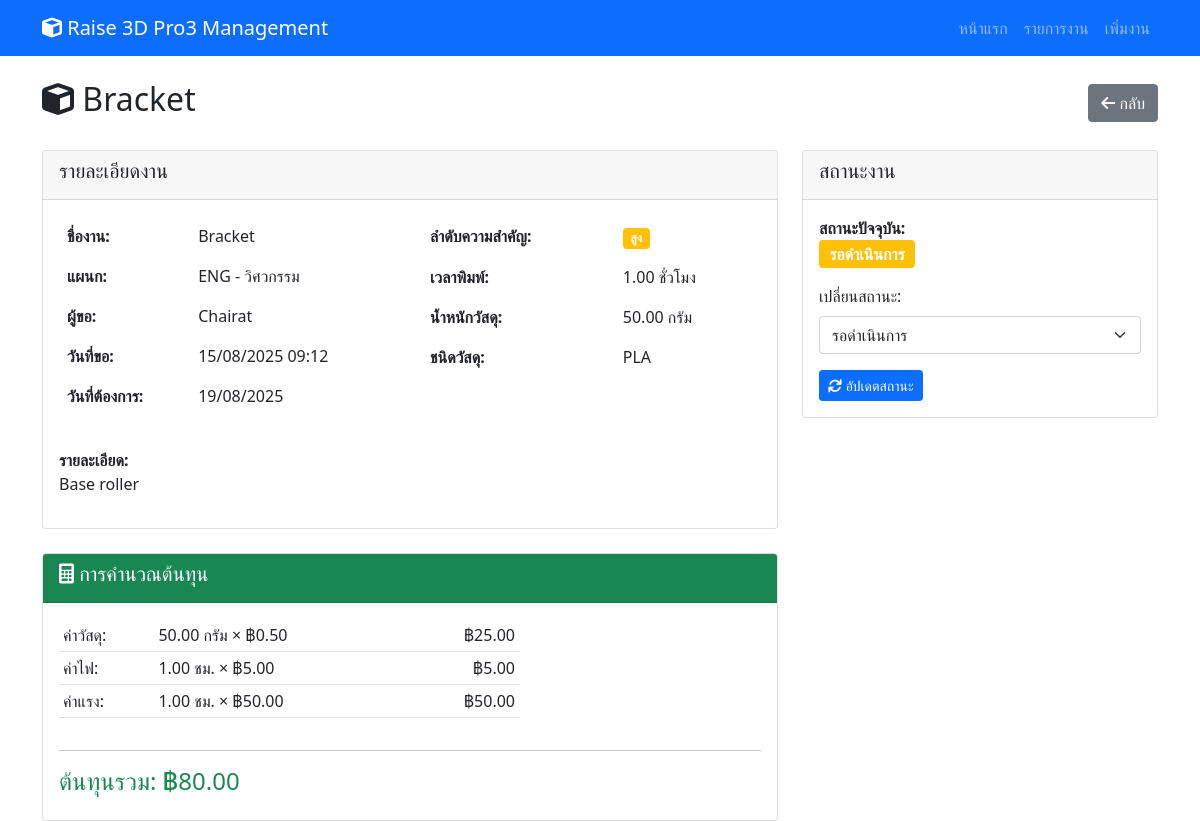
Page /jobs/1/ on the committed database.
### webapp/models.py (models this page shows, shortened)
class PrintJob(models.Model):
    STATUS_CHOICES = [
        ('pending', 'รอดำเนินการ'),
        ('printing', 'กำลังพิมพ์'),
        ('completed', 'เสร็จสิ้น'),
        ('cancelled', 'ยกเลิก'),
    ]
    PRIORITY_CHOICES = [
        ('low', 'ต่ำ'),
        ('normal', 'ปกติ'),
        ('high', 'สูง'),
        ('urgent', 'เร่งด่วน'),
    ]
    job_name = models.CharField(max_length=200, verbose_name="ชื่องาน")
    description = models.TextField(blank=True, verbose_name="รายละเอียด")
    department = models.ForeignKey(Department, on_delete=models.CASCADE, verbose_name="แผนก")
    requestor = models.CharField(max_length=100, verbose_name="ผู้ขอ")
    date_requested = models.DateTimeField(default=timezone.now, verbose_name="วันที่ขอ")
    date_needed = models.DateField(verbose_name="วันที่ต้องการ")
    date_started = models.DateTimeField(null=True, blank=True, verbose_name="วันที่เริ่มพิมพ์")
    date_completed = models.DateTimeField(null=True, blank=True, verbose_name="วันที่เสร็จสิ้น")
    status = models.CharField(max_length=20, choices=STATUS_CHOICES, default='pending', verbose_name="สถานะ")
    priority = models.CharField(max_length=10, choices=PRIORITY_CHOICES, default='normal', verbose_name="ลำดับความสำคัญ")
    print_time_hours = models.DecimalField(max_digits=6, decimal_places=2, verbose_name="เวลาพิมพ์ (ชั่วโมง)")
    material_weight_grams = models.DecimalField(max_digits=8, decimal_places=2, verbose_name="น้ำหนักวัสดุ (กรัม)")
    material_type = models.CharField(max_length=50, default="PLA", verbose_name="ชนิดวัสดุ")
    material_cost_per_gram = models.DecimalField(max_digits=6, decimal_places=2, default=0.50, verbose_name="ราคาวัสดุต่อกรัม")
    electricity_cost_per_hour = models.DecimalField(max_digits=6, decimal_places=2, default=5.00, verbose_name="ค่าไฟต่อชั่วโมง")
    labor_cost_per_hour = models.DecimalField(max_digits=6, decimal_places=2, default=50.00, verbose_name="ค่าแรงต่อชั่วโมง")
    total_cost = models.DecimalField(max_digits=10, decimal_places=2, null=True, blank=True, verbose_name="ต้นทุนรวม")
    file_upload = models.FileField(upload_to='print_jobs/', null=True, blank=True, verbose_name="ไฟล์ STL/3MF")
    created_at = models.DateTimeField(auto_now_add=True)
    updated_at = models.DateTimeField(auto_now=True)
    @property
    def material_cost(self):
        if self.material_weight_grams and self.material_cost_per_gram:
            return float(self.material_weight_grams) * float(self.material_cost_per_gram)
        return 0
    @property
    def electricity_cost(self):
        if self.print_time_hours and self.electricity_cost_per_hour:
            return float(self.print_time_hours) * float(self.electricity_cost_per_hour)
        return 0
    @property
    def labor_cost(self):
        if self.print_time_hours and self.labor_cost_per_hour:
            return float(self.print_time_hours) * float(self.labor_cost_per_hour)
        return 0
    class Meta:
        verbose_name = "งานพิมพ์ 3D"
        verbose_name_plural = "งานพิมพ์ 3D"
        ordering = ['-priority', 'date_needed', 'date_requested']

class Department(models.Model):
    name = models.CharField(max_length=100, verbose_name="ชื่อแผนก")
    code = models.CharField(max_length=10, unique=True, verbose_name="รหัสแผนก")
    def __str__(self):
        return f"{self.code} - {self.name}"
    class Meta:
        verbose_name = "แผนก"
        verbose_name_plural = "แผนก"

### webapp/views.py (the view)
# urls.py: path('jobs/<int:job_id>/', views.job_detail, name='job_detail'),
def job_detail(request, job_id):
    job = get_object_or_404(PrintJob, id=job_id)
    return render(request, 'webapp/job_detail.html', {'job': job})

### webapp/templates/webapp/job_detail.html (shortened to what this page needs)
{% extends 'webapp/base.html' %}
{% block content %}
<div class="d-flex justify-content-between align-items-center mb-4">
    <h2><i class="fas fa-cube"></i> {{ job.job_name }}</h2>
    <a href="{% url 'job_list' %}" class="btn btn-secondary">
        <i class="fas fa-arrow-left"></i> กลับ
    </a>
</div>
<div class="row">
    <div class="col-md-8">
        <div class="card">
            <div class="card-header">
                <h5>รายละเอียดงาน</h5>
            </div>
            <div class="card-body">
                <div class="row">
                    <div class="col-md-6">
                        <table class="table table-borderless">
                            <tr>
                                <td><strong>ชื่องาน:</strong></td>
                                <td>{{ job.job_name }}</td>
                            </tr>
                            <tr>
                                <td><strong>แผนก:</strong></td>
                                <td>{{ job.department }}</td>
                            </tr>
                            <tr>
                                <td><strong>ผู้ขอ:</strong></td>
                                <td>{{ job.requestor }}</td>
                            </tr>
                            <tr>
                                <td><strong>วันที่ขอ:</strong></td>
                                <td>{{ job.date_requested|date:"d/m/Y H:i" }}</td>
                            </tr>
                            <tr>
                                <td><strong>วันที่ต้องการ:</strong></td>
                                <td>{{ job.date_needed|date:"d/m/Y" }}</td>
                            </tr>
                        </table>
                    </div>
                    <div class="col-md-6">
                        <table class="table table-borderless">
                            <tr>
                                <td><strong>ลำดับความสำคัญ:</strong></td>
                                <td>
                                    {% if job.priority == 'urgent' %}
                                        <span class="badge bg-danger">เร่งด่วน</span>
                                    {% elif job.priority == 'high' %}
                                        <span class="badge bg-warning">สูง</span>
                                    {% elif job.priority == 'normal' %}
                                        <span class="badge bg-info">ปกติ</span>
                                    {% else %}
                                        <span class="badge bg-secondary">ต่ำ</span>
                                    {% endif %}
                                </td>
                            </tr>
                            <tr>
                                <td><strong>เวลาพิมพ์:</strong></td>
                                <td>{{ job.print_time_hours }} ชั่วโมง</td>
                            </tr>
                            <tr>
                                <td><strong>น้ำหนักวัสดุ:</strong></td>
                                <td>{{ job.material_weight_grams }} กรัม</td>
                            </tr>
                            <tr>
                                <td><strong>ชนิดวัสดุ:</strong></td>
                                <td>{{ job.material_type }}</td>
                            </tr>
                        </table>
                    </div>
                </div>
                {% if job.description %}
                <div class="mt-3">
                    <strong>รายละเอียด:</strong>
                    <p>{{ job.description }}</p>
                </div>
                {% endif %}
            </div>
        </div>
        {% if job.total_cost %}
        <div class="card mt-4">
            <div class="card-header bg-success text-white">
                <h5><i class="fas fa-calculator"></i> การคำนวณต้นทุน</h5>
            </div>
            <div class="card-body">
                <div class="row">
                    <div class="col-md-8">
                        <table class="table table-sm">
                            <tr>
                                <td>ค่าวัสดุ:</td>
                                <td>{{ job.material_weight_grams }} กรัม × ฿{{ job.material_cost_per_gram }}</td>
                                <td class="text-end">฿{{ job.material_cost|floatformat:2 }}</td>
                            </tr>
                            <tr>
                                <td>ค่าไฟ:</td>
                                <td>{{ job.print_time_hours }} ชม. × ฿{{ job.electricity_cost_per_hour }}</td>
                                <td class="text-end">฿{{ job.electricity_cost|floatformat:2 }}</td>
                            </tr>
                            <tr>
                                <td>ค่าแรง:</td>
                                <td>{{ job.print_time_hours }} ชม. × ฿{{ job.labor_cost_per_hour }}</td>
                                <td class="text-end">฿{{ job.labor_cost|floatformat:2 }}</td>
                            </tr>
                        </table>
                    </div>
                </div>
                <hr>
                <div class="row">
                    <div class="col-12">
                        <h4 class="text-success">ต้นทุนรวม: ฿{{ job.total_cost|floatformat:2 }}</h4>
                    </div>
                </div>
            </div>
        </div>
        {% endif %}
    </div>
    <div class="col-md-4">
        <div class="card">
            <div class="card-header">
                <h5>สถานะงาน</h5>
            </div>
            <div class="card-body">
                <div class="mb-3">
                    <strong>สถานะปัจจุบัน:</strong><br>
                    {% if job.status == 'pending' %}
                        <span class="badge bg-warning fs-6">รอดำเนินการ</span>
                    {% elif job.status == 'printing' %}
                        <span class="badge bg-primary fs-6">กำลังพิมพ์</span>
                    {% elif job.status == 'completed' %}
                        <span class="badge bg-success fs-6">เสร็จสิ้น</span>
                    {% elif job.status == 'cancelled' %}
                        <span class="badge bg-danger fs-6">ยกเลิก</span>
                    {% endif %}
                </div>
                <form method="post" action="{% url 'update_status' job.id %}">
                    <div class="mb-3">
                        <label for="status" class="form-label">เปลี่ยนสถานะ:</label>
                        <select name="status" class="form-select">
                            <option value="pending" {% if job.status == 'pending' %}selected{% endif %}>รอดำเนินการ</option>
                        </select>
                    </div>
                    <button type="submit" class="btn btn-primary btn-sm">
                        <i class="fas fa-sync"></i> อัปเดตสถานะ
                    </button>
                </form>
            </div>
        </div>
    </div>
</div>
{% endblock %}

### rows in the picture
PrintJob: job_name "Bracket", department "ENG - วิศวกรรม", requestor "Chairat", date_requested "15/08/2025 09:12", date_needed "19/08/2025", print_time_hours "1.00", material_weight_grams "50.00", material_type "PLA", description "Base roller", material_cost_per_gram "0.50", material_cost "25.00", electricity_cost_per_hour "5.00", electricity_cost "5.00", labor_cost_per_hour "50.00", labor_cost "50.00", total_cost "80.00", status "รอดำเนินการ"
